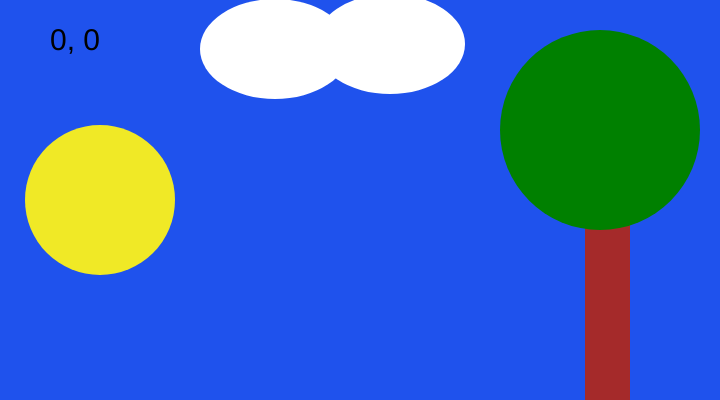
Frame 1 (no input)
Frame 60 (no input): identical to frame 1, image omitted
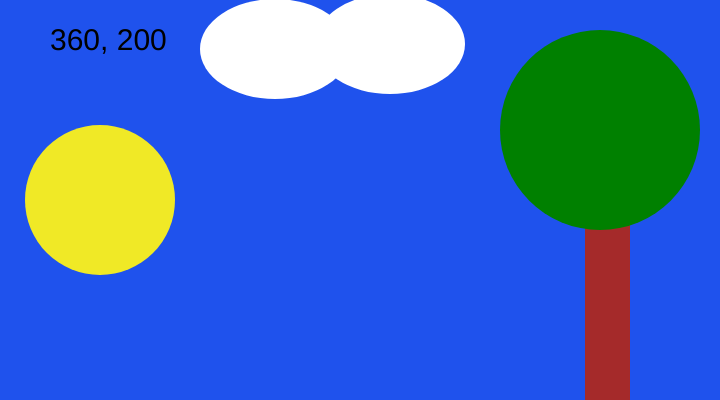
Frame 120 (the mouse pressed at the canvas centre since frame 60)

The p5.js sketch that drew these frames (run headless with seeded random() and noise() and a simulated clock; from frame 60 on, the mouse is pressed at the canvas centre):

// p5.js sketch
// ── sketch.js
function setup() {
  // put setup code here
  createCanvas(720, 400);
}

function draw() {
  // put drawing code here
  background('#1f52ed');
  noStroke();

  fill(240, 233, 38);
  ellipse(100, 200, 150, 150);
  fill('brown');
  rect(585, 200, 45, 375);
  fill('white');
  ellipse(275, 49, 150, 100);
  fill('white');
  ellipse(390, 44, 150, 100);
  // tree leaves
  fill('green');
  ellipse(600, 130, 200, 200);

  fill(0);
  textSize(30);
  text(mouseX + ", " + mouseY, 50, 50);

}
